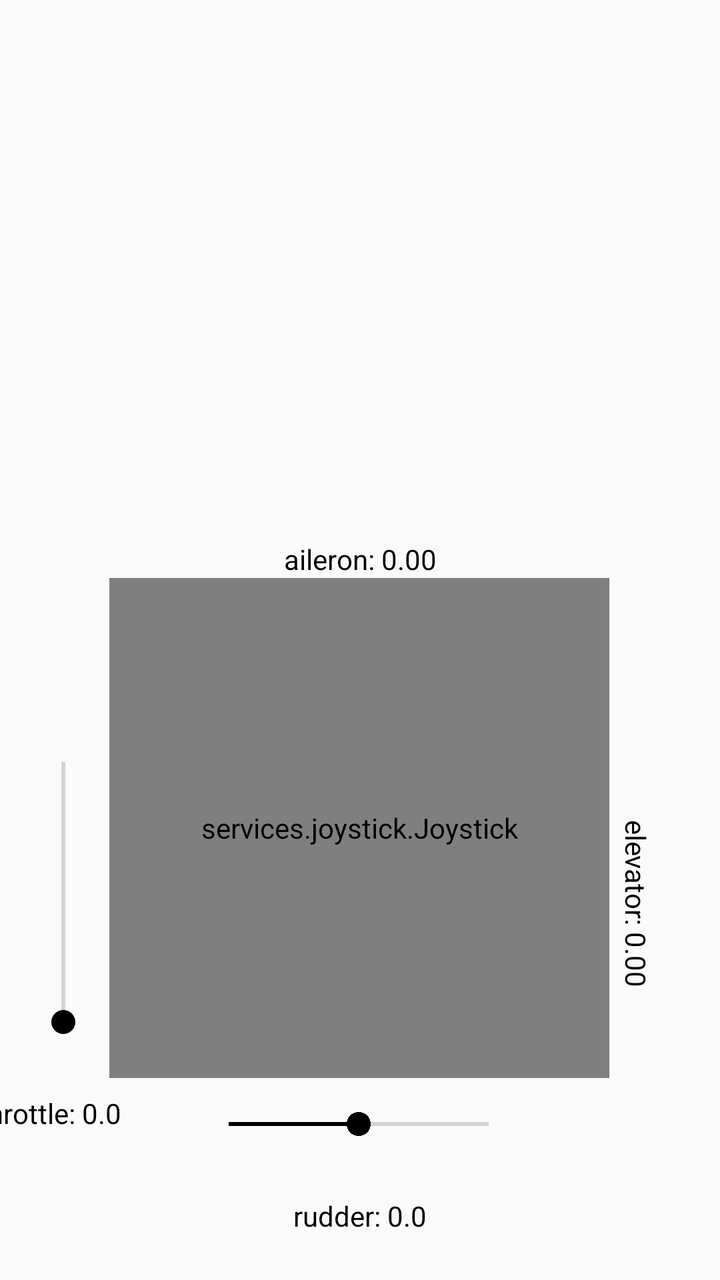
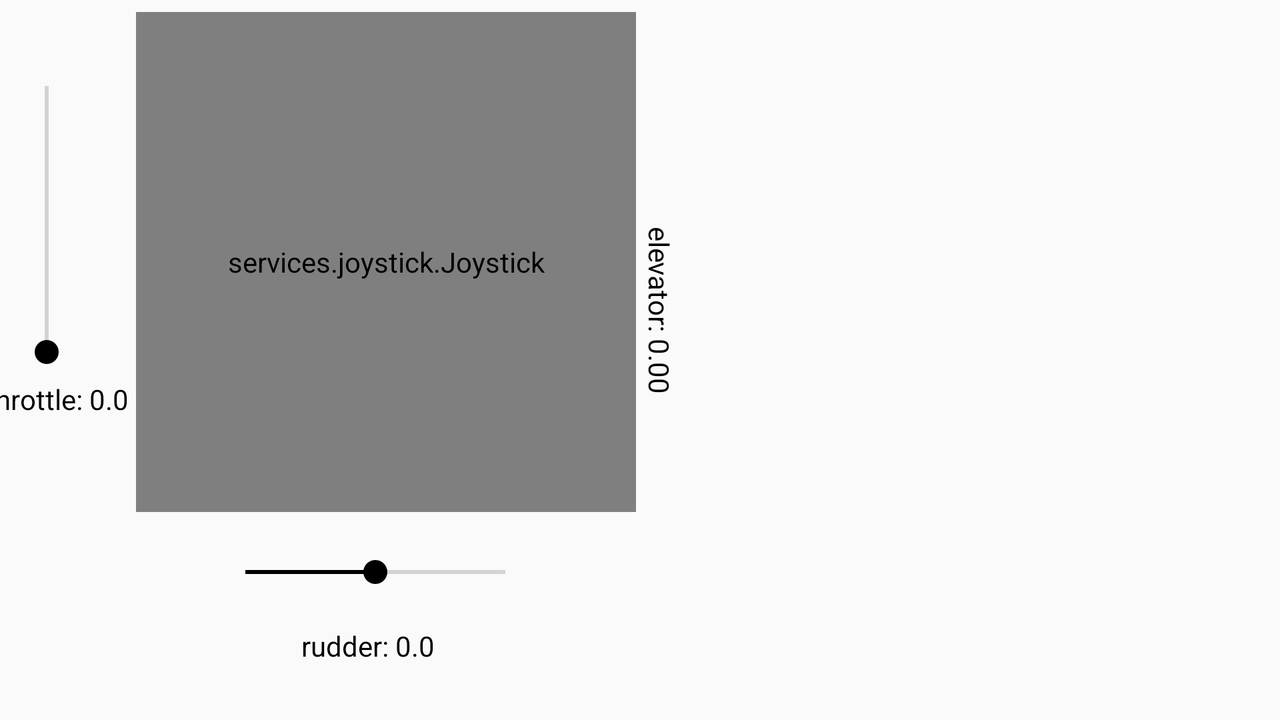

The same Android screen from two of the app's own layout files: first res/layout/ as a phone draws it, then the repository's variant for another configuration, drawn on a device whose configuration selects that folder. Both files follow.
<!-- AndroidManifest.xml: application theme AppTheme -->
<!-- res/layout/activity_cockpit.xml -->
<?xml version="1.0" encoding="utf-8"?>

<androidx.constraintlayout.widget.ConstraintLayout
    xmlns:android="http://schemas.android.com/apk/res/android"
    xmlns:app="http://schemas.android.com/apk/res-auto"
    xmlns:tools="http://schemas.android.com/tools"
    android:layout_width="match_parent"
    android:layout_height="match_parent">

    <View
        android:layout_width="0dp"
        android:layout_height="0dp"
        android:foreground="#293887"
        app:layout_constraintBottom_toBottomOf="parent"
        app:layout_constraintEnd_toEndOf="parent"
        app:layout_constraintHorizontal_bias="1.0"
        app:layout_constraintStart_toStartOf="parent"
        app:layout_constraintTop_toTopOf="parent"
        app:layout_constraintVertical_bias="0.0"
        tools:ignore="UnusedAttribute" />

    <androidx.constraintlayout.widget.Guideline
        android:id="@+id/guideline"
        android:layout_width="wrap_content"
        android:layout_height="wrap_content"
        android:orientation="horizontal"
        app:layout_constraintGuide_begin="307dp" />

    <ImageView
        android:id="@+id/imageView"
        android:layout_width="412dp"
        android:layout_height="270dp"
        app:layout_constraintBottom_toTopOf="@+id/guideline"
        app:layout_constraintEnd_toEndOf="parent"
        app:layout_constraintHorizontal_bias="0.757"
        app:layout_constraintStart_toStartOf="parent"
        app:layout_constraintTop_toTopOf="parent"
        app:srcCompat="@android:drawable/divider_horizontal_dark"
        android:contentDescription="@string/todo" />

    <SeekBar
        android:id="@+id/rudder"
        android:layout_width="162dp"
        android:layout_height="36dp"
        android:layout_marginBottom="60dp"
        android:max="200"
        android:progress="100"
        android:theme="@style/SeekBarColor"
        app:layout_constraintBottom_toBottomOf="parent"
        app:layout_constraintEnd_toEndOf="parent"
        app:layout_constraintHorizontal_bias="0.497"
        app:layout_constraintStart_toStartOf="parent"
        tools:ignore="UnusedAttribute" />

    <TextView
        android:id="@+id/rudderContent"
        android:layout_width="95dp"
        android:layout_height="22dp"
        android:layout_marginTop="8dp"
        android:layout_marginBottom="16dp"
        android:gravity="center"
        android:text="@string/rudder_initial_value"
        android:textColor="#000000"
        android:textDirection="firstStrongRtl"
        app:layout_constraintBottom_toBottomOf="parent"
        app:layout_constraintEnd_toEndOf="parent"
        app:layout_constraintStart_toStartOf="parent"
        app:layout_constraintTop_toBottomOf="@+id/rudder"
        app:layout_constraintVertical_bias="0.642" />

    <SeekBar
        android:id="@+id/throttle"
        android:layout_width="162dp"
        android:layout_height="36dp"
        android:layout_marginBottom="116dp"
        android:max="100"
        android:rotation="270"
        android:theme="@style/SeekBarColor"
        app:layout_constraintBottom_toBottomOf="@+id/rudder"
        app:layout_constraintEnd_toStartOf="@+id/joystick"
        app:layout_constraintHorizontal_bias="0.463"
        app:layout_constraintStart_toStartOf="parent"
        tools:ignore="UnusedAttribute" />

    <TextView
        android:id="@+id/throttleContent"
        android:layout_width="100dp"
        android:layout_height="25dp"
        android:layout_marginTop="80dp"
        android:layout_marginEnd="24dp"
        android:gravity="center"
        android:text="@string/throttle_initial_value"
        android:textColor="#000000"
        app:layout_constraintEnd_toStartOf="@+id/rudder"
        app:layout_constraintTop_toBottomOf="@+id/throttle" />

    <services.joystick.Joystick
        android:id="@+id/joystick"
        android:layout_width="250dp"
        android:layout_height="250dp"
        android:layout_marginBottom="5dp"
        android:layout_weight="1"
        app:layout_constraintBottom_toTopOf="@+id/rudder"
        app:layout_constraintEnd_toEndOf="parent"
        app:layout_constraintHorizontal_bias="0.496"
        app:layout_constraintStart_toStartOf="parent"
        app:layout_constraintTop_toTopOf="@+id/guideline"
        app:layout_constraintVertical_bias="1.0" />

    <TextView
        android:id="@+id/aileronContent"
        android:layout_width="87dp"
        android:layout_height="19dp"
        android:gravity="center"
        android:text="@string/aileron_initial_value"
        android:textColor="#000000"
        app:layout_constraintBottom_toTopOf="@+id/joystick"
        app:layout_constraintEnd_toEndOf="parent"
        app:layout_constraintStart_toStartOf="parent" />

    <TextView
        android:id="@+id/elevatorContent"
        android:layout_width="wrap_content"
        android:layout_height="wrap_content"
        android:layout_marginStart="8dp"
        android:gravity="center"
        android:rotation="90"
        android:text="@string/elevator_initial_value"
        android:textColor="#000000"
        app:layout_constraintBottom_toBottomOf="parent"
        app:layout_constraintEnd_toEndOf="parent"
        app:layout_constraintHorizontal_bias="1.0"
        app:layout_constraintStart_toEndOf="@+id/joystick"
        app:layout_constraintTop_toTopOf="parent"
        app:layout_constraintVertical_bias="0.712" />

</androidx.constraintlayout.widget.ConstraintLayout>
<!-- resources referenced by this layout -->
<resources>
  <string name="aileron_initial_value">"aileron: 0.00"</string>
  <string name="elevator_initial_value">"elevator: 0.00"</string>
  <string name="rudder_initial_value">"rudder: 0.0"</string>
  <string name="throttle_initial_value">"throttle: 0.0"</string>
  <string name="todo">TODO</string>
  <style name="SeekBarColor" parent="Widget.AppCompat.SeekBar">
          <item name="colorAccent">@color/black</item>
      </style>
  <style name="AppTheme" parent="Theme.AppCompat.Light.NoActionBar">
          
          <item name="colorPrimary">@color/colorPrimary</item>
          <item name="colorPrimaryDark">@color/colorPrimaryDark</item>
          <item name="colorAccent">@color/colorAccent</item>
      </style>
  <color name="black">#000000</color>
  <color name="colorPrimary">#000000</color>
  <color name="colorPrimaryDark">#000000</color>
  <color name="colorAccent">#000000</color>
</resources>
<!-- res/layout-land/activity_cockpit.xml (the repository's variant of the layout above) -->
<!-- drawn on the phone turned sideways -->
<?xml version="1.0" encoding="utf-8"?>
<androidx.constraintlayout.widget.ConstraintLayout
    xmlns:android="http://schemas.android.com/apk/res/android"
    xmlns:app="http://schemas.android.com/apk/res-auto"
    xmlns:tools="http://schemas.android.com/tools"
    android:layout_width="match_parent"
    android:layout_height="match_parent">

    <View
        android:layout_width="0dp"
        android:layout_height="0dp"
        android:foreground="#293887"
        app:layout_constraintBottom_toBottomOf="parent"
        app:layout_constraintEnd_toEndOf="parent"
        app:layout_constraintHorizontal_bias="0.0"
        app:layout_constraintStart_toStartOf="parent"
        app:layout_constraintTop_toTopOf="parent"
        app:layout_constraintVertical_bias="0.0"
        tools:ignore="UnusedAttribute" />

    <ImageView
        android:id="@+id/imageView"
        android:layout_width="259dp"
        android:layout_height="298dp"
        app:layout_constraintBottom_toBottomOf="parent"
        app:layout_constraintEnd_toEndOf="parent"
        app:layout_constraintStart_toStartOf="@+id/guideline2"
        app:layout_constraintTop_toTopOf="parent"
        app:srcCompat="@android:drawable/divider_horizontal_dark"
        android:contentDescription="@string/todo" />

    <services.joystick.Joystick
        android:id="@+id/joystick"
        android:layout_width="250dp"
        android:layout_height="250dp"
        android:layout_marginBottom="12dp"
        android:layout_weight="1"
        app:layout_constraintBottom_toTopOf="@+id/rudder"
        app:layout_constraintEnd_toEndOf="parent"
        app:layout_constraintHorizontal_bias="0.174"
        app:layout_constraintStart_toStartOf="parent" />

    <SeekBar
        android:id="@+id/rudder"
        android:layout_width="162dp"
        android:layout_height="36dp"
        android:layout_marginBottom="56dp"
        android:max="200"
        android:progress="100"
        android:theme="@style/SeekBarColor"
        app:layout_constraintBottom_toBottomOf="parent"
        app:layout_constraintEnd_toEndOf="parent"
        app:layout_constraintHorizontal_bias="0.223"
        app:layout_constraintStart_toStartOf="parent"
        tools:ignore="UnusedAttribute" />

    <TextView
        android:id="@+id/rudderContent"
        android:layout_width="95dp"
        android:layout_height="22dp"
        android:layout_marginTop="8dp"
        android:layout_marginBottom="16dp"
        android:gravity="center"
        android:text="@string/rudder_initial_value"
        android:textColor="#000000"
        android:textDirection="firstStrongRtl"
        app:layout_constraintBottom_toBottomOf="parent"
        app:layout_constraintEnd_toEndOf="parent"
        app:layout_constraintHorizontal_bias="0.251"
        app:layout_constraintStart_toStartOf="parent"
        app:layout_constraintTop_toBottomOf="@+id/rudder"
        app:layout_constraintVertical_bias="0.0" />

    <SeekBar
        android:id="@+id/throttle"
        android:layout_width="165dp"
        android:layout_height="45dp"
        android:layout_marginBottom="172dp"
        android:max="100"
        android:rotation="270"
        android:theme="@style/SeekBarColor"
        app:layout_constraintBottom_toBottomOf="@+id/rudder"
        app:layout_constraintEnd_toStartOf="@+id/joystick"
        app:layout_constraintHorizontal_bias="0.615"
        app:layout_constraintStart_toStartOf="parent"
        tools:ignore="UnusedAttribute" />

    <TextView
        android:id="@+id/throttleContent"
        android:layout_width="100dp"
        android:layout_height="25dp"
        android:layout_marginEnd="240dp"
        android:layout_marginBottom="52dp"
        android:gravity="center"
        android:text="@string/throttle_initial_value"
        android:textColor="#000000"
        app:layout_constraintBottom_toTopOf="@+id/rudder"
        app:layout_constraintEnd_toEndOf="@+id/joystick"
        app:layout_constraintTop_toBottomOf="@+id/throttle"
        app:layout_constraintVertical_bias="0.932" />

    <TextView
        android:id="@+id/aileronContent"
        android:layout_width="87dp"
        android:layout_height="19dp"
        android:layout_marginBottom="12dp"
        android:gravity="center"
        android:text="@string/aileron_initial_value"
        android:textColor="#000000"
        app:layout_constraintBottom_toTopOf="@+id/joystick"
        app:layout_constraintEnd_toEndOf="parent"
        app:layout_constraintHorizontal_bias="0.274"
        app:layout_constraintStart_toStartOf="parent" />

    <TextView
        android:id="@+id/elevatorContent"
        android:layout_width="wrap_content"
        android:layout_height="wrap_content"
        android:gravity="center"
        android:rotation="90"
        android:text="@string/elevator_initial_value"
        android:textColor="#000000"
        app:layout_constraintBottom_toBottomOf="parent"
        app:layout_constraintEnd_toEndOf="parent"
        app:layout_constraintHorizontal_bias="0.154"
        app:layout_constraintStart_toEndOf="@+id/aileronContent"
        app:layout_constraintTop_toTopOf="parent"
        app:layout_constraintVertical_bias="0.426" />

    <androidx.constraintlayout.widget.Guideline
        android:id="@+id/guideline2"
        android:layout_width="wrap_content"
        android:layout_height="wrap_content"
        android:orientation="vertical"
        app:layout_constraintGuide_begin="413dp" />

</androidx.constraintlayout.widget.ConstraintLayout>
